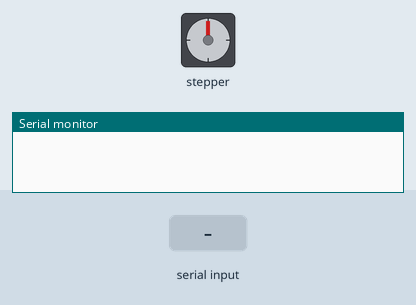
Recording of a sketch running on a simulated Arduino Uno, built with avr-gcc and run on an emulated ATmega328P. On the bench: stepper motor, the last lines printed to the serial monitor. Wiring (inferred from the names in the program): stepper motor driver (200 steps per turn assumed): step pin 9; direction pin 8. Inputs (shaded band) come from the test bench.

Above: at 1.2 s.
1.3 s: "on=1\n" received over Serial
At 1.45 s:
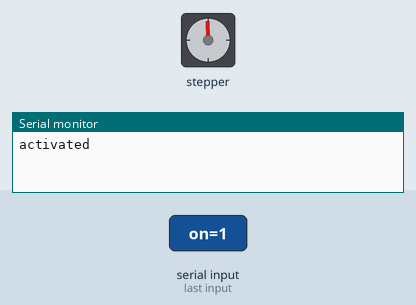
At 2.65 s:
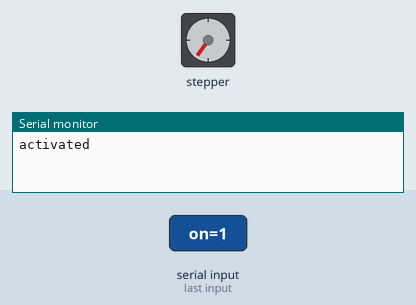
4.3 s: "on=1\n" received over Serial
At 4.45 s:
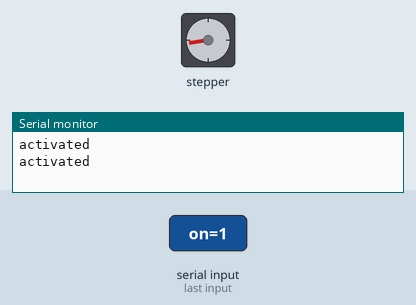
7.3 s: "on=0\n" received over Serial
Timing chart, 0 to 10.3 s (numbered marks = the images above; inputs shaded):
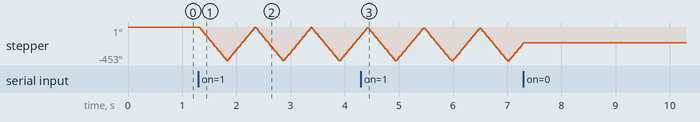

Measured:
- after the input at 1.3 s, stepper: turns 451° counter-clockwise in 0.52 s, then 450° clockwise in 0.50 s, repeating every 1.1 s

The sketch:

Arduino_Bridge_Control.ino
```cpp
#include <AccelStepper.h>

#define STEP_PIN 9
#define DIR_PIN 8
#define ENABLE_PIN 7

int steps = 0;
int maxSteps = 250;

boolean isActivated = false;

void setup() {
    Serial.begin( 9600 );

    pinMode( DIR_PIN, OUTPUT );
    pinMode( STEP_PIN, OUTPUT );

    digitalWrite( DIR_PIN, LOW );
    digitalWrite( STEP_PIN, LOW );
}

void readSerial () {
    String str = "";

    if( Serial.available() > 0 ) {
        str = Serial.readStringUntil( '\n' );
    }

    if ( str == "on=1" ) {
        isActivated = true;
        Serial.println( "activated" );
    } else if ( str == "on=0" ) {
        isActivated = false;
        Serial.println( "disabled" );
    }
}

void loop() {
    readSerial();

    if ( isActivated ) {
        if ( steps > maxSteps ) {
            digitalWrite( DIR_PIN, HIGH );
        }

        if ( steps > maxSteps * 2 ) {
            digitalWrite( DIR_PIN, LOW );
            steps = 0;
        }

        digitalWrite( STEP_PIN, HIGH );
        delay( 1 );

        digitalWrite( STEP_PIN, LOW );
        delay( 1 );

        steps = steps + 1;
    }
}
```
